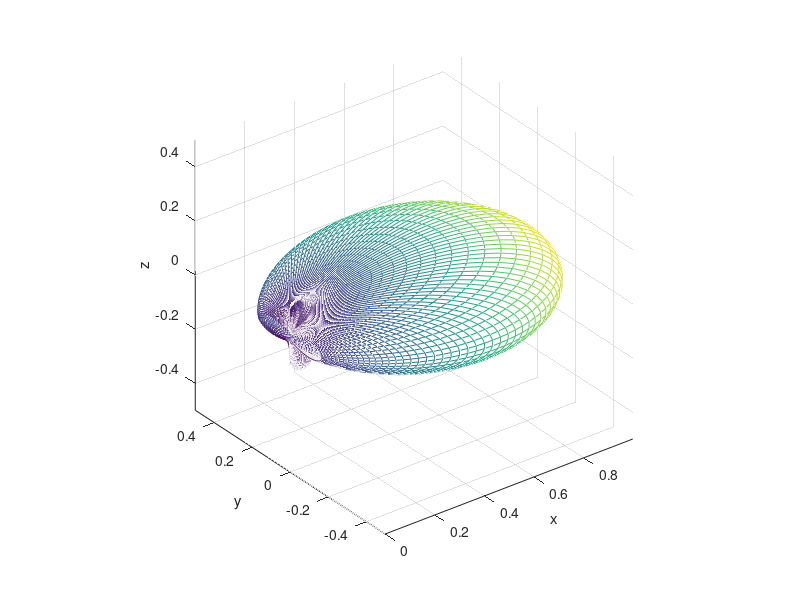

Write MATLAB code to recreate this figure.
[theta, phi] = meshgrid(linspace(-pi/2,pi/2,100),linspace(-pi/2,pi/2,100));

theta_ = theta / pi * 180 / 56;
phi_ = phi / pi * 180 / 56;

gain = exp(((0.14*theta_.^6+0.13*theta_.^4-8.2*theta_.^2)+(3.1*phi_.^8-22*phi_.^6+54*phi_.^4-55*phi_.^2))/10);

x = gain.*cos(phi).*cos(theta);
y = gain.*cos(phi).*sin(theta);
z = gain.*sin(phi);

mesh(x,y,z,'CData',gain)
axis equal;axis vis3d
xlabel('x');ylabel('y');zlabel('z');
